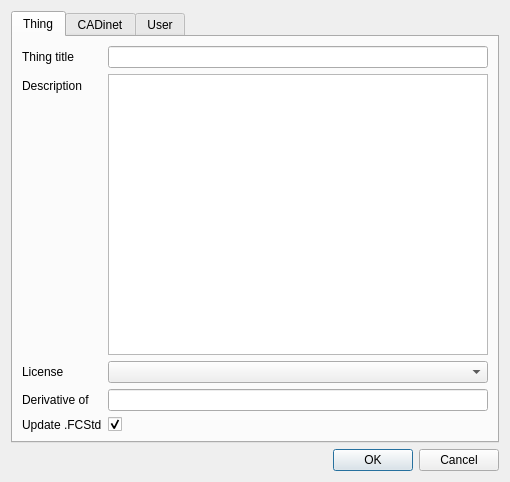
<?xml version="1.0" encoding="UTF-8"?>
<ui version="4.0">
 <class>CadinetDialog</class>
 <widget class="QDialog" name="CadinetDialog">
  <property name="geometry">
   <rect>
    <x>0</x>
    <y>0</y>
    <width>510</width>
    <height>482</height>
   </rect>
  </property>
  <property name="windowTitle">
   <string>Dialog</string>
  </property>
  <layout class="QVBoxLayout" name="verticalLayout">
   <item>
    <widget class="QTabWidget" name="tabWidget">
     <property name="currentIndex">
      <number>0</number>
     </property>
     <widget class="QWidget" name="tab">
      <attribute name="title">
       <string>Thing</string>
      </attribute>
      <layout class="QHBoxLayout" name="horizontalLayout">
       <item>
        <layout class="QFormLayout" name="formLayout">
         <property name="fieldGrowthPolicy">
          <enum>QFormLayout::AllNonFixedFieldsGrow</enum>
         </property>
         <item row="0" column="0">
          <widget class="QLabel" name="thingTitleLabel">
           <property name="text">
            <string>Thing title</string>
           </property>
          </widget>
         </item>
         <item row="0" column="1">
          <widget class="QLineEdit" name="thingTitleLineEdit"/>
         </item>
         <item row="1" column="0">
          <widget class="QLabel" name="label">
           <property name="text">
            <string>Description</string>
           </property>
          </widget>
         </item>
         <item row="2" column="0">
          <widget class="QLabel" name="licenseLabel">
           <property name="text">
            <string>License</string>
           </property>
          </widget>
         </item>
         <item row="2" column="1">
          <widget class="QComboBox" name="licenseComboBox"/>
         </item>
         <item row="3" column="0">
          <widget class="QLabel" name="derivativeOfLabel">
           <property name="text">
            <string>Derivative of</string>
           </property>
          </widget>
         </item>
         <item row="3" column="1">
          <widget class="QLineEdit" name="derivativeOfLineEdit">
           <property name="toolTip">
            <string>URL of a thing from which this thing is derived</string>
           </property>
          </widget>
         </item>
         <item row="4" column="0">
          <widget class="QLabel" name="updateDocumentPropertiesLabel">
           <property name="text">
            <string>Update .FCStd</string>
           </property>
          </widget>
         </item>
         <item row="4" column="1">
          <widget class="QCheckBox" name="updateDocumentPropertiesCheckBox">
           <property name="toolTip">
            <string>Save these properties in the FCStd file before upload.</string>
           </property>
           <property name="checked">
            <bool>true</bool>
           </property>
          </widget>
         </item>
         <item row="1" column="1">
          <widget class="QPlainTextEdit" name="descriptionPlainTextEdit">
           <property name="plainText">
            <string/>
           </property>
          </widget>
         </item>
        </layout>
       </item>
      </layout>
     </widget>
     <widget class="QWidget" name="tab_2">
      <attribute name="title">
       <string>CADinet</string>
      </attribute>
      <layout class="QHBoxLayout" name="horizontalLayout_2">
       <item>
        <layout class="QFormLayout" name="formLayout_2">
         <property name="fieldGrowthPolicy">
          <enum>QFormLayout::AllNonFixedFieldsGrow</enum>
         </property>
         <item row="0" column="0">
          <widget class="QLabel" name="cadinetUrlLabel">
           <property name="text">
            <string>URL</string>
           </property>
          </widget>
         </item>
         <item row="0" column="1">
          <widget class="QLineEdit" name="cadinetUrlLineEdit"/>
         </item>
         <item row="1" column="0">
          <widget class="QLabel" name="usernameLabel">
           <property name="text">
            <string>Username</string>
           </property>
          </widget>
         </item>
         <item row="1" column="1">
          <widget class="QLineEdit" name="usernameLineEdit"/>
         </item>
         <item row="2" column="0">
          <widget class="QLabel" name="passwordLabel">
           <property name="text">
            <string>Password</string>
           </property>
          </widget>
         </item>
         <item row="2" column="1">
          <widget class="QLineEdit" name="passwordLineEdit"/>
         </item>
         <item row="3" column="1">
          <widget class="QPushButton" name="cadinetSaveButton">
           <property name="text">
            <string>Save as default</string>
           </property>
          </widget>
         </item>
        </layout>
       </item>
      </layout>
     </widget>
     <widget class="QWidget" name="tab_3">
      <attribute name="title">
       <string>User</string>
      </attribute>
      <layout class="QHBoxLayout" name="horizontalLayout_3">
       <item>
        <layout class="QFormLayout" name="formLayout_3">
         <item row="0" column="0">
          <widget class="QLabel" name="fullNameLabel">
           <property name="text">
            <string>Full Name</string>
           </property>
          </widget>
         </item>
         <item row="0" column="1">
          <widget class="QLineEdit" name="fullNameLineEdit"/>
         </item>
         <item row="1" column="0">
          <widget class="QLabel" name="emailAddressLabel">
           <property name="text">
            <string>Email Address</string>
           </property>
          </widget>
         </item>
         <item row="1" column="1">
          <widget class="QLineEdit" name="emailAddressLineEdit"/>
         </item>
         <item row="2" column="0">
          <widget class="QLabel" name="userUrlLabel">
           <property name="text">
            <string>URL</string>
           </property>
          </widget>
         </item>
         <item row="2" column="1">
          <widget class="QLineEdit" name="userUrlLineEdit"/>
         </item>
         <item row="3" column="1">
          <widget class="QPushButton" name="userSaveButton">
           <property name="text">
            <string>Save as default</string>
           </property>
          </widget>
         </item>
        </layout>
       </item>
      </layout>
     </widget>
    </widget>
   </item>
   <item>
    <widget class="QDialogButtonBox" name="buttonBox">
     <property name="orientation">
      <enum>Qt::Horizontal</enum>
     </property>
     <property name="standardButtons">
      <set>QDialogButtonBox::Cancel|QDialogButtonBox::Ok</set>
     </property>
    </widget>
   </item>
  </layout>
 </widget>
 <resources/>
 <connections>
  <connection>
   <sender>buttonBox</sender>
   <signal>accepted()</signal>
   <receiver>CadinetDialog</receiver>
   <slot>accept()</slot>
   <hints>
    <hint type="sourcelabel">
     <x>248</x>
     <y>254</y>
    </hint>
    <hint type="destinationlabel">
     <x>157</x>
     <y>274</y>
    </hint>
   </hints>
  </connection>
  <connection>
   <sender>buttonBox</sender>
   <signal>rejected()</signal>
   <receiver>CadinetDialog</receiver>
   <slot>reject()</slot>
   <hints>
    <hint type="sourcelabel">
     <x>316</x>
     <y>260</y>
    </hint>
    <hint type="destinationlabel">
     <x>286</x>
     <y>274</y>
    </hint>
   </hints>
  </connection>
 </connections>
</ui>
